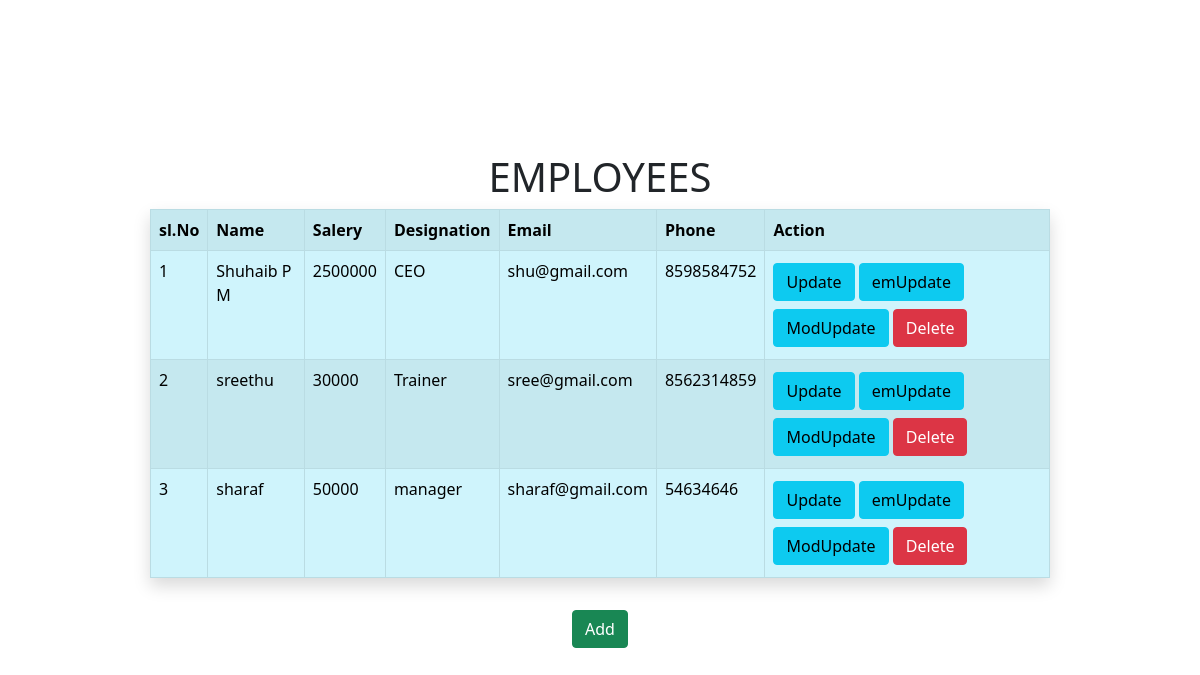
Before: / with the older database file.
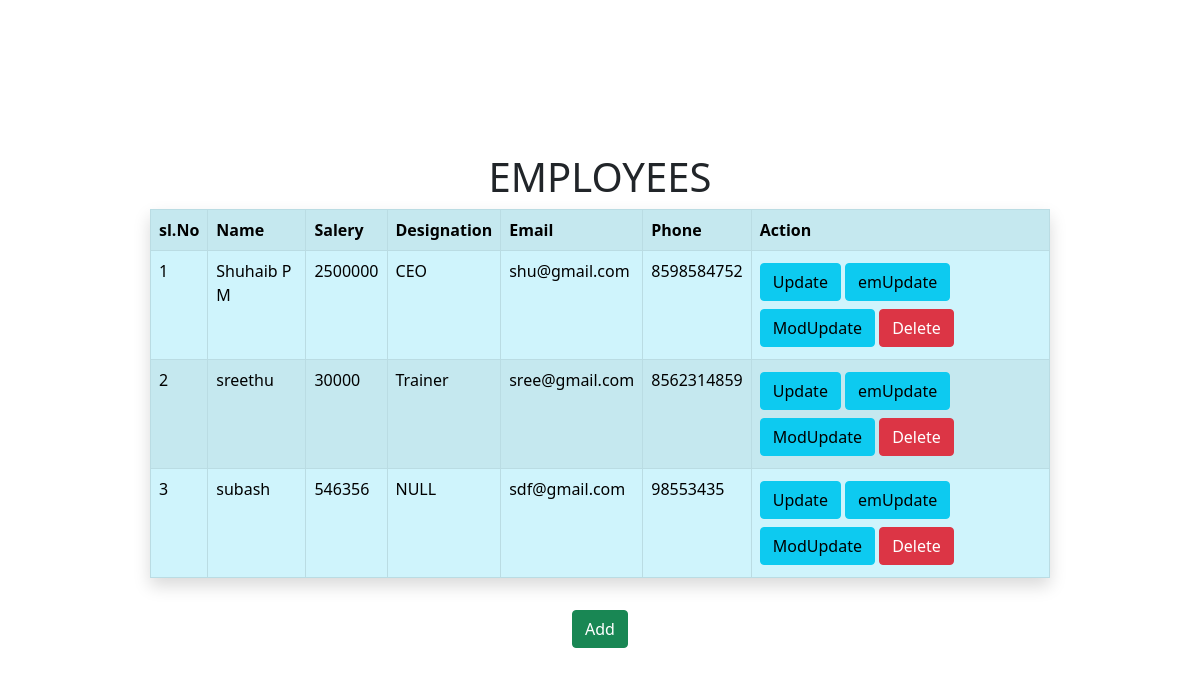
After: the same page with the newer database file.
### employee/models.py (models this page shows, shortened)
class Employee(models.Model):
    name=models.CharField(max_length=20)
    salery=models.IntegerField()
    designation=models.CharField(max_length=200)
    email=models.EmailField()
    phone=models.CharField(max_length=13)

### employee/views.py (the view)
# urls.py: path("",views.HomeView.as_view(),name="home"),
class HomeView(View):
    def get(self,request):
        student=Employee.objects.all()
        return render(request,"home.html",{"student":student})

### employee/templates/home.html (shortened to what this page needs)
<!DOCTYPE html>
<html lang="en">
  <head>
<link href="https://cdn.jsdelivr.net/npm/bootstrap@5.3.8/dist/css/bootstrap.min.css" rel="stylesheet">
    <link
      rel="stylesheet"
      href="https://cdnjs.cloudflare.com/ajax/libs/twitter-bootstrap/5.0.0-beta1/css/bootstrap.min.css"
    />
    <link
      rel="stylesheet"
      href="https://cdnjs.cloudflare.com/ajax/libs/font-awesome/5.15.2/css/all.min.css"
    />
  </head>
  <body class="d-flex flex-column vw-100 vh-100 align-items-center justify-content-center">
   <h1>EMPLOYEES</h1>
    <table class="table w-75 shadow  table-bordered table-hover table-info table-striped">
        <tr>
            <th>sl.No</th>
            <th class="">Name</th>
            <th>Salery</th>
            <th>Designation</th>
            <th>Email</th>
            <th>Phone</th>
            <th>Action</th>
        </tr>
        {%for stud in student%}
        <tr>
            <td>{{forloop.counter}}</td>
            <td>{{stud.name}}</td>
            <td>{{stud.salery}}</td>
            <td>{{stud.designation}}</td>
            <td>{{stud.email}}</td>
            <td>{{stud.phone}}</td>
            <td class="">
                <a class=" btn btn-info" href="{% url 'update' stud.id %}">Update</a>
                <a class="mt-1 mb-1 btn btn-info" href="{% url 'empupdate' stud.id %}">emUpdate</a>
                <a class="mt-1 mb-1 btn btn-info" href="{% url 'modup' stud.id%}">ModUpdate</a>
                <a class="btn btn-danger" href="{% url 'delete' stud.id %}">Delete</a>
            </td>
        </tr>
        {%endfor%}
    </table>
    <a href="{% url 'register' %}" class="mt-3"><button class="btn btn-success">Add</button></a>
  </body>
</html>

Changed rows visible on the page:
removed Employee: name "sharaf", salery "50000", designation "manager", email "sharaf@gmail.com", phone "54634646"
added Employee: name "subash", salery "546356", designation "NULL", email "sdf@gmail.com", phone "98553435"
